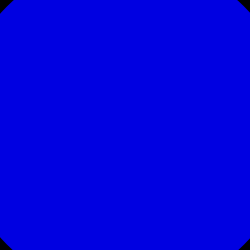
Frame 1 (no input)
Frame 60 (the mouse pressed at the canvas centre just before this capture): identical to frame 1, image omitted
Frame 120 (the mouse held since frame 60 and released just before this capture): identical to frame 1, image omitted

The Processing sketch that drew this single still picture (run headless with seeded random() and noise(); from frame 60 on, the mouse is pressed at the canvas centre):

// Processing sketch: matrix3
// ── matrix3.pde
void setup()
{
  size(250,250);
}

void draw()
{
  //background(150);
  pushMatrix();
  translate(width/2,height/2);
  scale(second()/3);
  fill(0,0,225);
  ellipse(0,0,25,25);
  ellipse(0,25,25,25);
  ellipse(0,50,25,25);
  popMatrix();
}  
